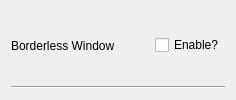
        <widget class="QWidget" name="widget_29" native="true">
         <property name="sizePolicy">
          <sizepolicy hsizetype="Preferred" vsizetype="Maximum">
           <horstretch>0</horstretch>
           <verstretch>0</verstretch>
          </sizepolicy>
         </property>
         <property name="toolTip">
          <string>Should the game window have borders when not in fullscreen?</string>
         </property>
         <layout class="QVBoxLayout" name="verticalLayout_23">
          <item>
           <widget class="QWidget" name="widget_31" native="true">
            <property name="sizePolicy">
             <sizepolicy hsizetype="Preferred" vsizetype="Minimum">
              <horstretch>0</horstretch>
              <verstretch>0</verstretch>
             </sizepolicy>
            </property>
            <layout class="QHBoxLayout" name="horizontalLayout_23" stretch="0,0,0">
             <property name="spacing">
              <number>0</number>
             </property>
             <property name="leftMargin">
              <number>0</number>
             </property>
             <property name="topMargin">
              <number>0</number>
             </property>
             <property name="rightMargin">
              <number>0</number>
             </property>
             <property name="bottomMargin">
              <number>0</number>
             </property>
             <item>
              <widget class="QLabel" name="label_21">
               <property name="text">
                <string>Borderless Window</string>
               </property>
              </widget>
             </item>
             <item>
              <spacer name="horizontalSpacer_21">
               <property name="orientation">
                <enum>Qt::Orientation::Horizontal</enum>
               </property>
               <property name="sizeHint" stdset="0">
                <size>
                 <width>40</width>
                 <height>20</height>
                </size>
               </property>
              </spacer>
             </item>
             <item>
              <widget class="QCheckBox" name="checkBox_borderless">
               <property name="text">
                <string>Enable?</string>
               </property>
               <property name="tristate">
                <bool>false</bool>
               </property>
              </widget>
             </item>
            </layout>
           </widget>
          </item>
          <item>
           <widget class="Line" name="line_22">
            <property name="orientation">
             <enum>Qt::Orientation::Horizontal</enum>
            </property>
           </widget>
          </item>
         </layout>
        </widget>
